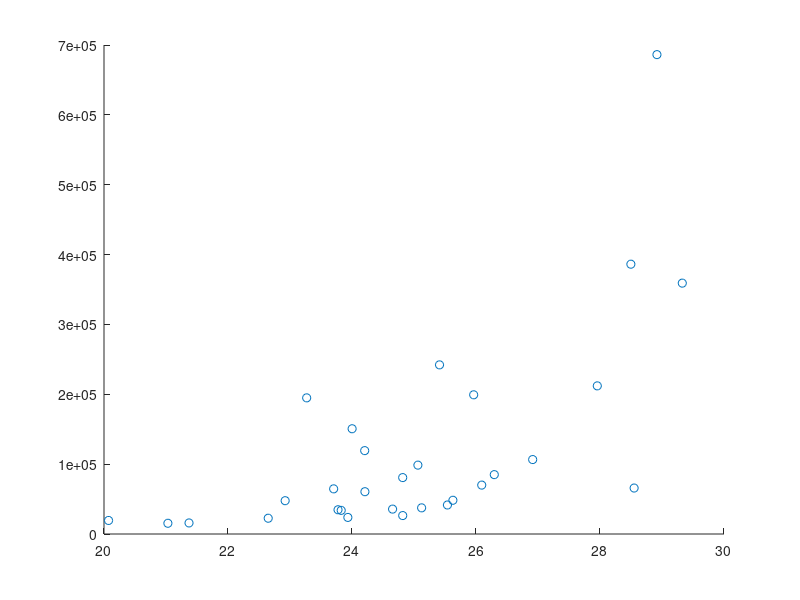

MATLAB code to generate this figure: (Note: this script raises an error after producing the figure.)
%[y x1 x2]
  A=[80750.67983207744 24.817574516788952 1;
   33842.079470753873 23.825936382302192 0;
   194891.66932077392 23.268858402065369 1;
   15359.851544095609 21.030399174664652 1;
   64627.861059016643 23.704123793069336 0;
   34716.982870117215 23.77441539597471 0;
   26389.594392983439 24.81798320776792 0;
   212050.82646712702 27.95619562877393 0;
   106562.10472443166 26.913936961708149 0;
   386231.12334980676 28.497900986527739 1;
   37443.08337862941 25.122825258965264 0;
   65803.947236528023 28.550334084373336 0;
   35645.20344913489 24.654415467595264 0;
   22578.862223847584 22.648485977635783 0;
   84982.349041792477 26.294842137299753 0;
   48289.449189191306 25.627341189419198 0;
   242113.74753331198 25.411564676448855 1;
   23743.041118853296 23.933114393184741 0;
   119344.8891157014 24.20462371266418 1;
   15829.088847510799 21.371219777344184 1;
   47676.41669545789 22.921778784952238 1;
   19388.610568250097 20.073232131846215 1;
   359120.91922456573 29.327012247765065 0;
   70009.02286133208 26.092585410840297 0;
   686221.103911334 28.918456938262793 1;
   60557.485437015755 24.20824840285832 0;
   150665.64756441588 24.001813440136246 1;
   41530.151174548868 25.539341179688915 0;
   199256.16339654507 25.962594382507731 1;
   98595.985965528133 25.062788211049885 0];
y=A(:,1);  %number of bacteria grown during time t
x1=A(:,2); % temperature in C
x2=A(:,3); % binary, 0 for humidity <80%, 1: for >80%


% a) 
scatter(x1,y) %Scatter plot y against x1
corr1 = corr(x1,log(y)) %Calculate correlation between them
% corr = 0.6459

%Conclusion: 
% temperature(x1) does seem to correlate linearly according to scatter plot

% b)
tbl = table(logy,x1,x2, 'VariableNames',{'logy','x1','x2'})
tbl.x2 = categorical(tbl.x2) % since binary
mdl = fitlm(tbl, 'logy~ x1 + x2')



X = [ones(size(x1)) x1 x2]; % y = 1 + b1*x1 + b2*x2
logy = log(y);
[b, bint] = regress(logy,X); 



% Regr coef?f  : y = 1.1720 + 0.3849*x1 + 1.0057*x2

% c) 
corr2 = corr(x1, logy)
% corr2 = 0.7402
figure
scatter(x1,logy,'*');
hold on
lsline %
hold off
%}


% d) Predict for 25C, low humidity



u = [1 25 0]';
s2 = mdl.MSE;
s = sqrt(s2);
dfe = mdl.DFE
t = tinv(0.975,dfe);
betahat = mdl.Coefficients.Estimate
Cbetahat = mdl.CoefficientCovariance
XtXinv = Cbetahat/s2

%Prediction interval for log(y) = beta0 + beta1*x1 + beta2*x2
I_logy = [u'*betahat-t*s*sqrt(1+u'*XtXinv*u), u'*betahat+t*s*sqrt(1+u'*XtXinv*u)]
I_Y = exp(I_logy);

pred = P * b;
predInterval = P * [bint(:,1) bint(:,2)]
% CI_95: (6.5317 ; 15.0590)
